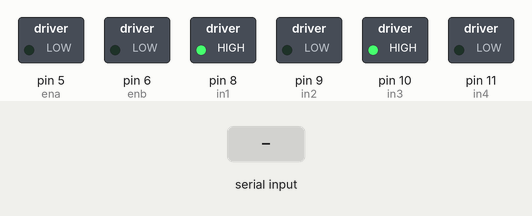
Simulated run of this sketch. Board: Arduino Uno, built with avr-gcc and run on an emulated ATmega328P. Parts: switched loads named in the sketch (green lamp = pin HIGH). The inputs (shaded band) are chosen by the test bench. What the sketch prints to the serial monitor is not drawn.

Above: at 1.2 s.
1.3 s: "1\n" received over the second serial link
At 2.1 s:
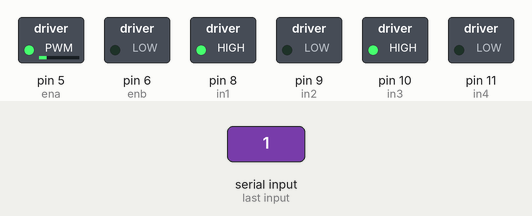
2.8 s: "0\n" received over the second serial link
At 3.2 s:
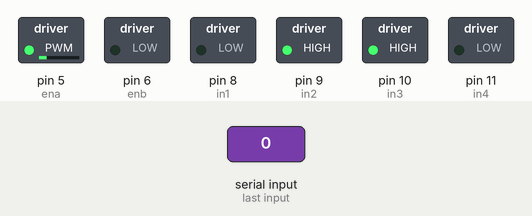
Timing chart, 0 to 5.8 s (numbered marks = the images above; inputs shaded):
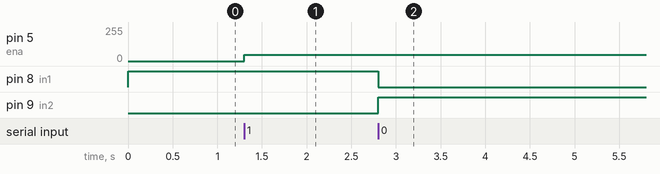

The sketch:

kv260_motor_control.ino
```cpp
#include <SoftwareSerial.h>
SoftwareSerial mySerial(3, 2); // RX, TX


int in1 =8; //The enabling of L298PDC motor driver board connection to the digital interface port 5
int in2 =9; //The enabling of L298PDC motor driver board connection to the digital interface port 4
int ena =5;
int in3 =10; //The enabling of L298PDC motor driver board connection to the digital interface port 5
int in4 =11; //The enabling of L298PDC motor driver board connection to the digital interface port 4
int enb =6;

char symbol_r='1',symbol_l='1';
int val_r=0, val_l=0;
String incomingString ="10001000\n";


void UART_decoder() //charToInt()(定义)
{
  symbol_r = incomingString[0];
  Serial.write(incomingString[0]);
  Serial.print("\n");

  int tmp =0;
  for(int i=1;i<4;i++)
  {
    Serial.write(incomingString[i]);
    Serial.print("\n");
    tmp = tmp * 10 + (incomingString[i] - '0');
  }
  val_r = tmp;

  symbol_l = incomingString[4];
  Serial.write(incomingString[4]);
  Serial.print("\n");
  int tmp1 =0;
  for(int i=5;i<8;i++)
  {
    Serial.write(incomingString[i]);
    Serial.print("\n");
    tmp1 = tmp1 * 10 + (incomingString[i] - '0');
  }
  val_l = tmp1;

  Serial.print("symbol_r:");
  Serial.write(symbol_r);
  Serial.print("val_r:");
  Serial.write(val_r);
  Serial.print(" ,symbol_l:");
  Serial.write(symbol_l);
  Serial.print("val_l:");
  Serial.write(val_l);
  Serial.print("\n");

}

void control(){
  if(symbol_r=='1'){
    digitalWrite(in1,HIGH);
    digitalWrite(in2,LOW);
    analogWrite(ena,val_r);
  }
  if(symbol_r=='0'){
    digitalWrite(in1,LOW);
    digitalWrite(in2,HIGH);
    analogWrite(ena,val_r);
  }
  if(symbol_l=='1'){
    digitalWrite(in3,HIGH);
    digitalWrite(in4,LOW);
    analogWrite(enb,val_l);
  }
  if(symbol_l=='0'){
    digitalWrite(in3,LOW);
    digitalWrite(in4,HIGH);
    analogWrite(enb,val_l);
  }
}

void setup()
{
   Serial.begin(9600);
   mySerial.begin(9600);

   pinMode(in1, OUTPUT);   //L298P Control port settings DC motor driver board for the output mode
   pinMode(in2, OUTPUT);
   pinMode(ena, OUTPUT);
   pinMode(in3, OUTPUT);   //L298P Control port settings DC motor driver board for the output mode
   pinMode(in4, OUTPUT);
   pinMode(enb, OUTPUT);

   control();
   Serial.print("INIT DONE");
}


void loop()
{
  while (!mySerial.available()) {}  //直到暫存器出現訊號才跳出迴圈
  incomingString = mySerial.readStringUntil('\n');
  UART_decoder();
  control();
}
```

Measured:
- after the input at 1.3 s, pin 5 (ena): 0/255 → 48/255 at once
- after the input at 2.8 s, pin 8 (in1): HIGH → LOW at once; pin 9 (in2): LOW → HIGH at once
